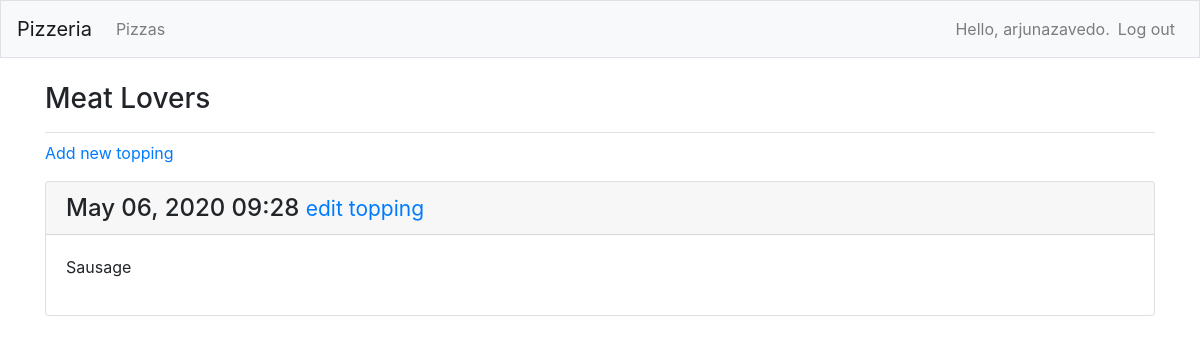
/pizzas/1/ (signed in), run on an earlier commit of the app's database.
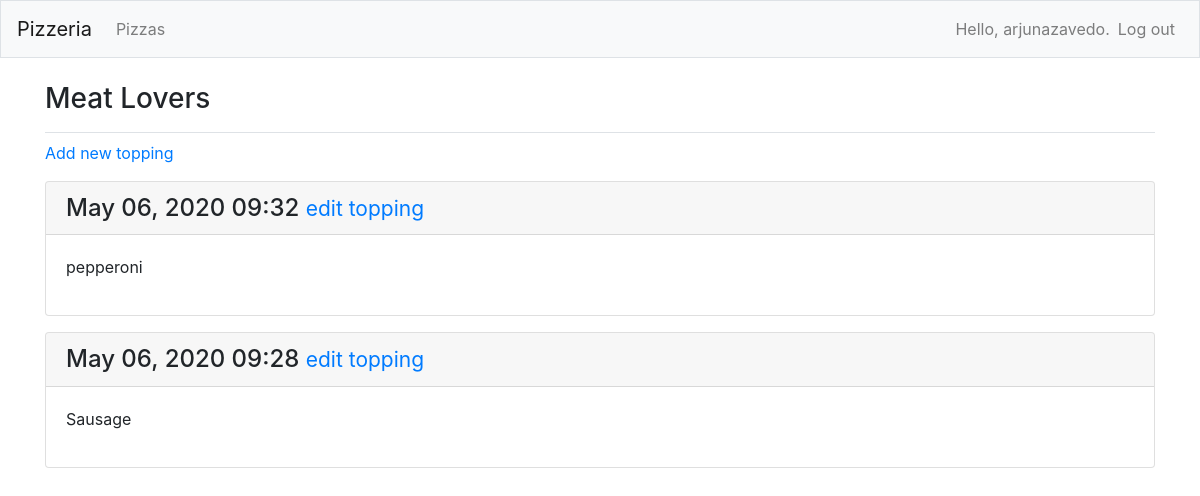
And on a later commit of the database.
### pizzas/models.py (models this page shows, shortened)
class Pizza(models.Model):
    name = models.CharField(max_length=200)
    date_added = models.DateTimeField(auto_now_add=True)
    owner = models.ForeignKey(User, on_delete=models.CASCADE)
    def __str__(self):
        return self.name

class Topping(models.Model):
    pizza = models.ForeignKey(Pizza, on_delete=models.CASCADE)
    name = models.TextField()
    date_added = models.DateTimeField(auto_now_add=True)
    class Meta:
        verbose_name_plural = 'Toppings'

### pizzas/views.py (the view)
# urls.py: path('pizzas/<int:pizza_id>/', views.pizza, name='pizza'),
@login_required
def pizza(request, pizza_id):
    pizza = Pizza.objects.get(id=pizza_id)
    if pizza.owner != request.user:
        raise Http404
    toppings = pizza.topping_set.order_by('-date_added')
    context = {'pizza': pizza, 'toppings': toppings}
    return render(request, 'pizzas/pizza.html', context)

### pizzas/templates/pizzas/pizza.html
{% extends 'pizzas/base.html' %}
{% block page_header %}
    <h3>{{ pizza }}</h3>
{% endblock page_header %}
{% block content %}
    <p>
        <a href="{% url 'pizzas:new_topping' pizza.id %}">Add new topping</a>
    </p>
    {% for topping in toppings %}
        <div class="card mb-3">
            <h4 class="card-header">
                {{ topping.date_added|date:'M d, Y H:i' }}
                <small><a href="{% url 'pizzas:edit_topping' topping.id %}">
                    edit topping</a></small>
                </h4>
                <div class="card-body">
                    {{ topping.name|linebreaks }}
                </div>
            </div>
    {% empty %}
        <p>There are no toppings for this pizza yet.</p>
    {% endfor %}
{% endblock content %}

### pizzas/templates/pizzas/base.html (shortened to what this page needs)
{% load bootstrap4 %}
<!doctype html>
<html lang="en">
<head>
    {% bootstrap_css %}
</head>
<body>
    <nav class="navbar navbar-expand-md navbar-light bg-light mb-4 border">
        <a class="navbar-brand" href="{% url 'pizzas:index'%}">
            Pizzeria</a>
        <div class="collapse navbar-collapse" id="navbarCollapse">
            <ul class="navbar-nav mr-auto">
                <li class="nav-item">
                    <a class="nav-link" href="{% url 'pizzas:pizzas'%}">
                        Pizzas</a></li>
            </ul>
            <ul class="navbar-nav ml-auto">
                {% if user.is_authenticated %}
                    <li class="nav-item">
                        <span class="navbar-text"}">Hello, {{ user.username }}.</span>
                    </li>
                    <li class="nav-item">
                        <a class="nav-link" href="{% url 'users:logout' %}">Log out</a>
                    </li>
                {% else %}
                    <li class="nav-item">
                        <a class="nav-link" href="{% url 'users:register' %}">Register</a>
                    </li>
                    <li class="nav-item">
                        <a class="nav-link" href="{% url 'users:login' %}">Log in</a></li>
                {% endif %}
            </ul>
        </div>
    </nav>
    <main role="main" class="container">
        <div class="pb-2 mb-2 border-bottom">
            {% block page_header %}{% endblock page_header %}
        </div>
        <div>
            {% block content %}{% endblock content %}
        </div>
    </main>
</body>
</html>

What changed in the data, as far as the page shows it:
added Topping: date_added "May 06, 2020 09:32", name "pepperoni"
